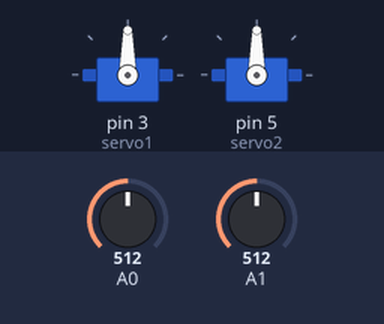
A sketch run on a simulated Arduino Uno, built with avr-gcc and run on an emulated ATmega328P. Shown: 2 × servo. Inputs (shaded band) come from the test bench; at power-on: A0 = 512, A1 = 512.

Above: at 1.2 s.
1.3 s: A0 set to 716
At 1.9 s:
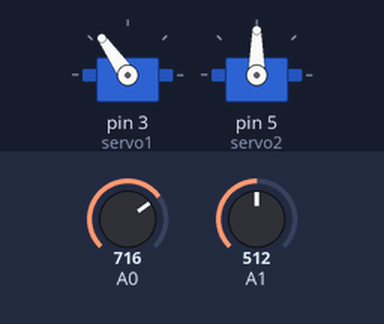
2.8 s: A1 set to 716
At 4.0 s:
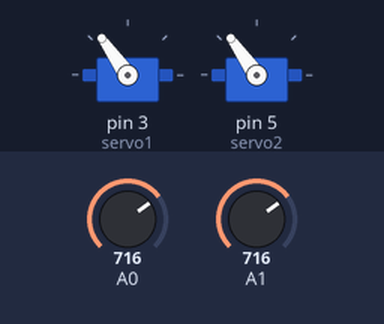
4.3 s: A0 set to 900
At 5.1 s:
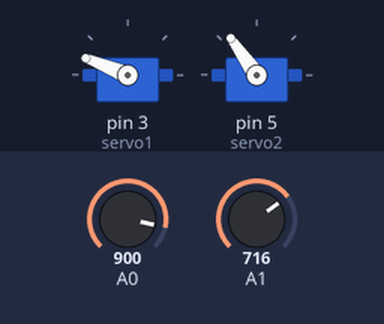
5.8 s: A1 set to 900
At 6.5 s:
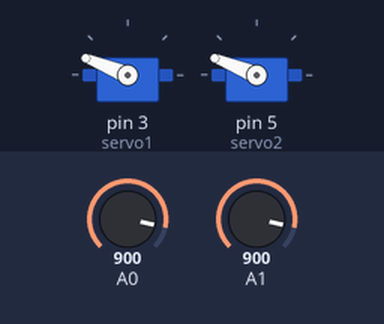
7.3 s: A0 set to 1023
At 8.5 s:
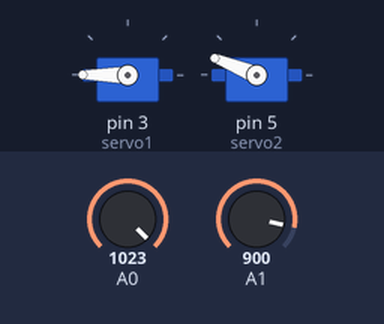
8.8 s: A1 set to 1023
At 9.7 s:
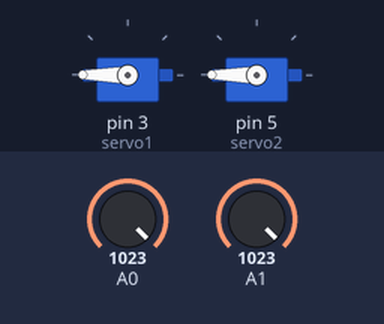
Timing chart, 0 to 11.3 s (numbered marks = the images above; inputs shaded):
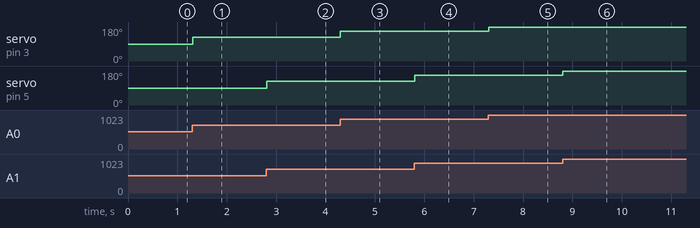

Measured:
- after the input at 1.3 s, servo on pin 3 (servo1): 90° → 125° at once
- after the input at 2.8 s, servo on pin 5 (servo2): 90° → 125° at once
- after the input at 4.3 s, servo on pin 3 (servo1): 125° → 158° at once
- after the input at 5.8 s, servo on pin 5 (servo2): 125° → 158° at once
- after the input at 7.3 s, servo on pin 3 (servo1): 158° → 180° at once
- after the input at 8.8 s, servo on pin 5 (servo2): 158° → 180° at once

The sketch:

Source_Code.ino
```cpp
/*  Joystick Control With Servo Motors
 *
 *  GitHub URL - https://github.com/narayanvyas/Arduino-Joystick-Control-With-Servo-Motors
 *
 *  Developed By Web Dev Fusion
 *  URL - https://www.webdevfusion.com
 *
 * Components
 * ----------
 *  - Arduino Uno
 *  - joystick Module
 *  - 2 x Servo Motors
 *
 *  Libraries
 *  ---------
 *  - Servo Library
 *
 */

#include <Servo.h>
Servo servo1;
Servo servo2;

int joyX;
int joyY;

void setup() {
  pinMode(A0, INPUT);
  pinMode(A1, INPUT);
  servo1.attach(3);
  servo2.attach(5);
}

void loop() {
  joyX = analogRead(A0);
  joyY = analogRead(A1);
  joyX = map(joyX, 0, 1023, 0, 180);
  joyY = map(joyY, 0, 1023, 0, 180);
  servo1.write(joyX);
  servo2.write(joyY);
  delay(10);
}
```
